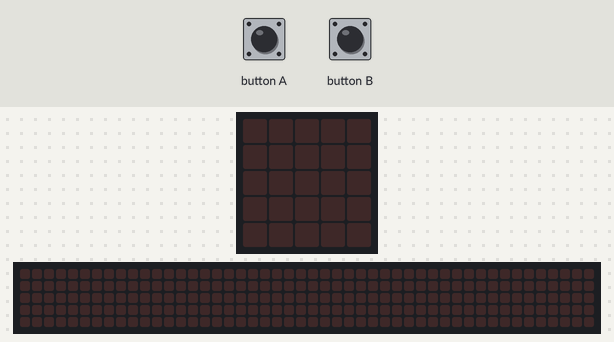
A program run on a simulated BBC micro:bit (MakeCode). Shown: the board's 5×5 LED display, a strip that is not on the board, showing the scrolling text unrolled. The test bench sets the inputs (shaded band). Random numbers come from a fixed seed; the 48×5 strip is a reading aid, not a part: it shows the text the display is scrolling, unrolled, one strip-width of it at a time.

Above: at 1.2 s.
1.3 s: button A pressed for 0.15 s
At 4.1 s:
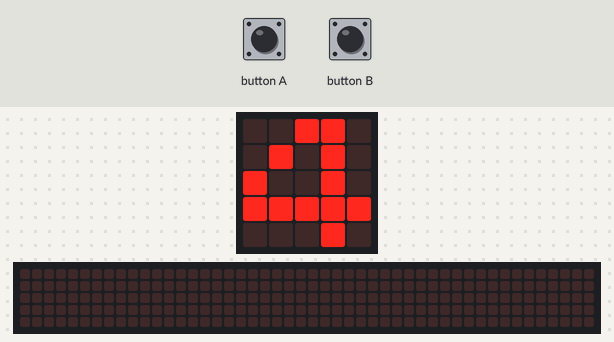
4.4 s: button B pressed for 0.15 s
At 7.02 s:
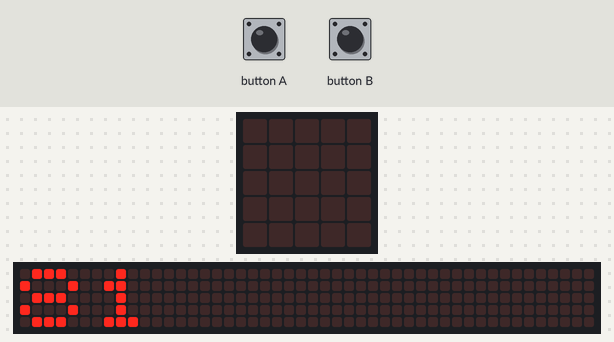
7.4 s: button A pressed for 0.15 s
At 10.0 s:
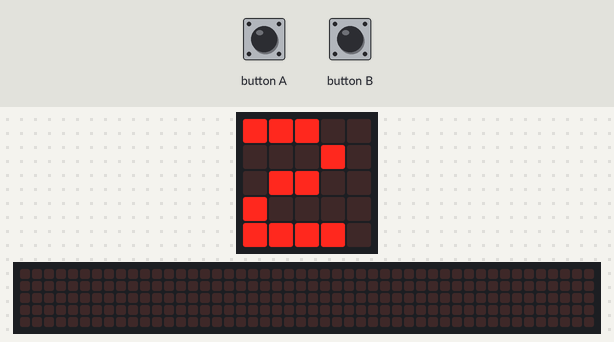
10.5 s: button B pressed for 0.15 s
At 11.3 s:
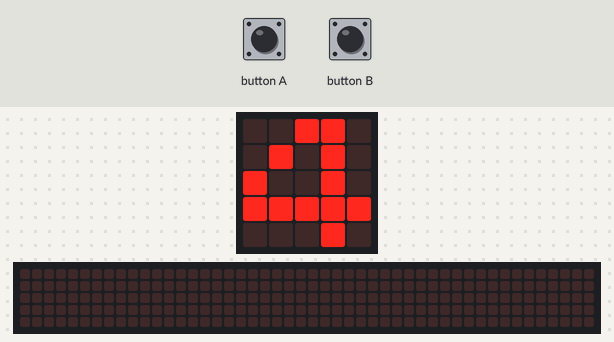
Timing chart, 0 to 13.1 s (numbered marks = the images above; inputs shaded):
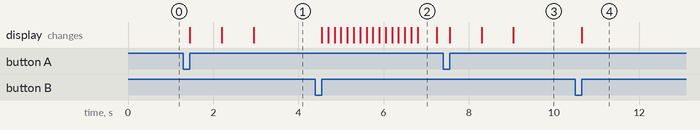

Measured:
- after the input at 1.3 s, the display: first changes after 0.15 s (image 1 shows a later state)
- after the input at 4.4 s, the display: first changes after 0.15 s (image 2 shows a later state)
- after the input at 7.4 s, the display: changes after 0.15 s (image 3)
- after the input at 10.5 s, the display: changes after 0.15 s (image 4)
- what the display in image 2 shows lasts 0.5 s, from 6.8 s to 7.3 s

The program:

main.ts
```typescript
let base = 0
let esp = 0
input.onButtonPressed(Button.A, function () {
    base = randint(1, 10)
    esp = randint(0, 4)
    basic.showNumber(base)
    basic.showString("^")
    basic.showNumber(esp)
})
input.onButtonPressed(Button.B, function () {
    basic.showNumber(base ** esp)
})
```

test.ts
```typescript
// i test vanno qui; questi non saranno compilati quando questo pacchetto viene usato come estensione.
```
